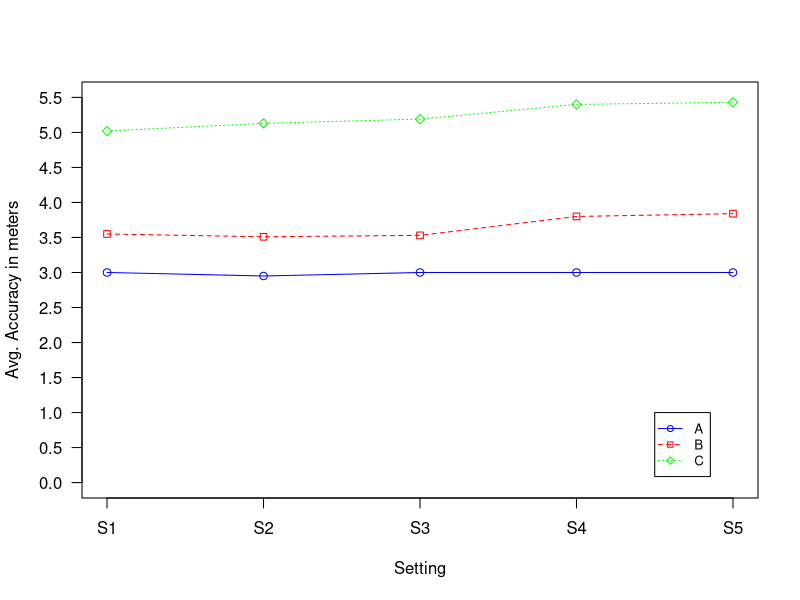

Write the R code that produced this figure.
jsat_wifi <- c(3.0, 2.95, 3.0, 3.0, 3.0)
jsat_wifi_bt <- c(3.55, 3.51, 3.53, 3.80, 3.84)
weka_wifi_bt <- c(5.02, 5.13, 5.19, 5.4, 5.43)

g_range <- range(0,5.5)

png("../img/NETWORK_INFRASTRUCTURE_UNFILTERED.png",500,500)
plot(jsat_wifi, type="o", col="blue", ylim=g_range, 
   axes=FALSE, ann=FALSE)

axis(1, at=1:5, lab=c("S1","S2","S3","S4","S5"))
axis(2, las=1, at=c(0.0,0.5,1.0,1.5,2.0,2.5,3.0,3.5,4.0,4.5,5.0,5.5))

box()

lines(jsat_wifi_bt, type="o", pch=22, lty=2, col="red")
lines(weka_wifi_bt, type="o", pch=23, lty=3, 
   col="green")
title(xlab="Setting")
title(ylab="Avg. Accuracy in meters")

legend(4.5, 1, c("A","B","C"), cex=0.8, 
   col=c("blue","red","green"), pch=21:23, lty=1:3);
graphics.off()
